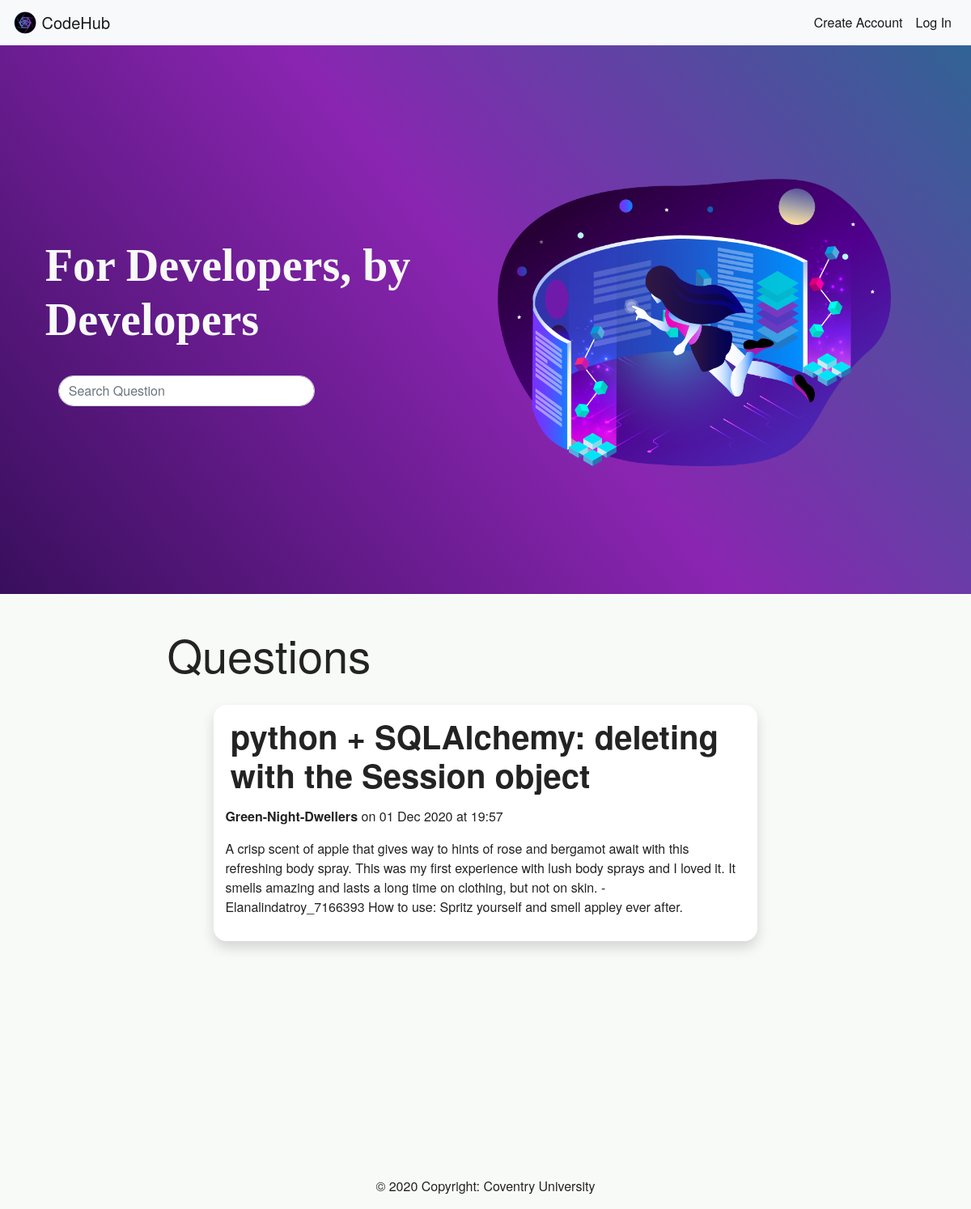
Before: / with the older database file.
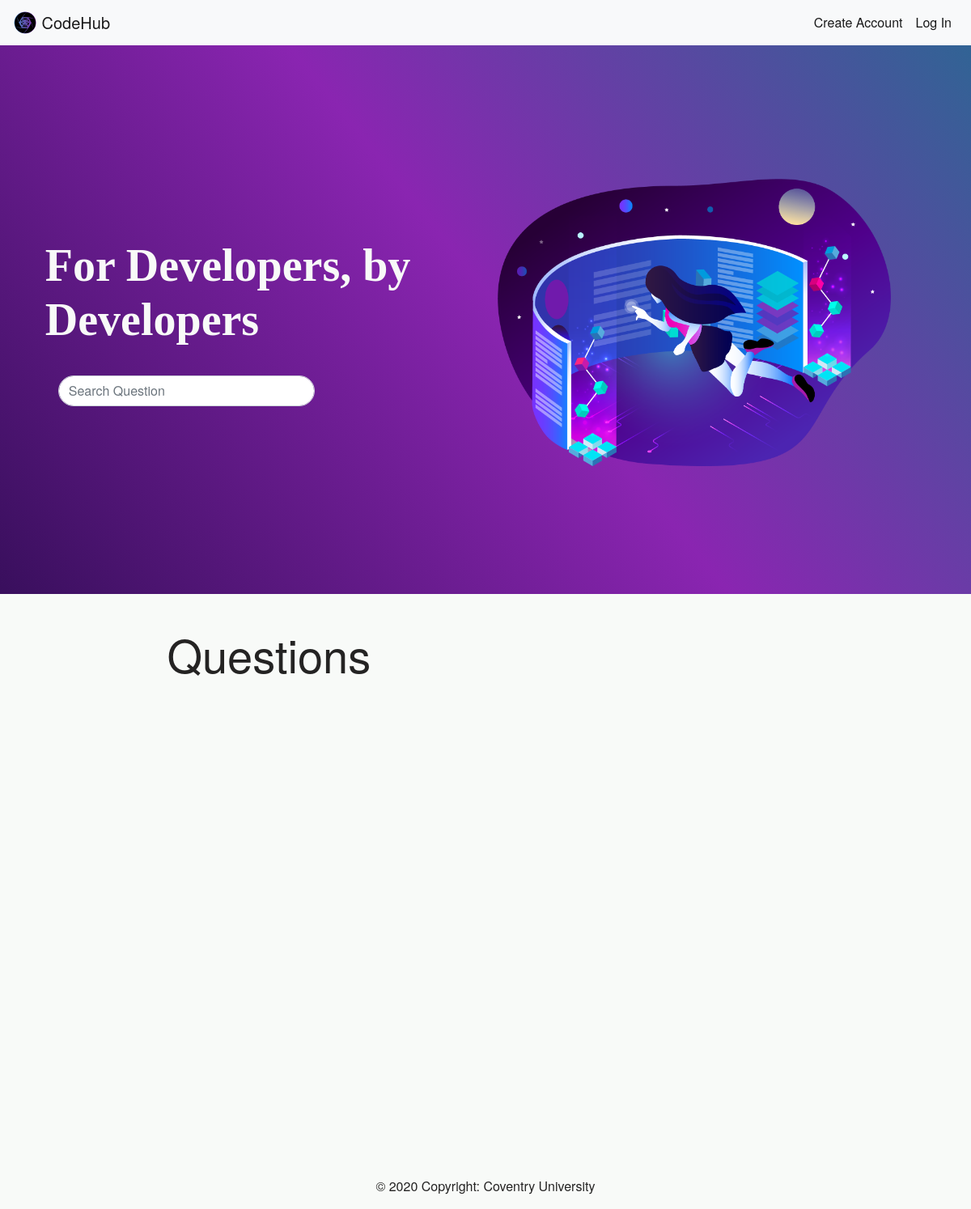
After: the same page with the newer database file.
### app/models/models.py (models this page shows, shortened)
class Question(db.Model):
    question_id = db.Column(db.Integer, primary_key=True)
    title = db.Column(db.String(), unique=True, nullable=False)
    date = db.Column(db.DateTime, default=datetime.utcnow)
    content = db.Column(db.Text, nullable=True)
    user_id = db.Column(db.Integer, db.ForeignKey('user.user_id'), nullable=False)
    answer_id = db.relationship('Answer', cascade='all,delete', backref='question', lazy=True)

class User(db.Model, UserMixin):
    user_id = db.Column(db.Integer, primary_key=True)
    name = db.Column(db.String(80), unique=False, nullable=False)
    username = db.Column(db.String(80), unique=True, nullable=False)
    email = db.Column(db.String(120), unique=True, nullable=False)
    password = db.Column(db.String(120), nullable=False)
    email_confirmation = db.Column(db.Boolean(1), unique=False, default=False)
    admin = db.Column(db.Boolean(1), unique=False, default=False)
    question = db.relationship('Question', backref='author', lazy=True)
    answer = db.relationship('Answer', backref='author', lazy=True)

### app/main/routes.py (the view, shortened to what this page needs)
@home_blp.route('/',  methods=['GET', 'POST'])
def index():
    form = Questions_Form()
    questions = Question.query.all()
    return render_template('home/home.html', form=form, questions=questions)

### app/questions/forms/questions.py
class Questions_Form(FlaskForm):
    title = StringField('Title', validators=[DataRequired(), Length(max=1000)])
    content = TextAreaField('Question', validators=[DataRequired(), Length(max=2000)])
    submit = SubmitField('Post')

### app/templates/home/home.html (shortened to what this page needs)
{% extends 'base.html' %}
{% block body %}
    <div class="container">
        <div class="row home_banner">
            <div class="col-sm search_container">
                <div class="jumbotron jumbotron-fluid">
                    <h1 class="display-4">For Developers, by Developers</h1>
                    <form class="form-inline">
                        <input class="search_bar form-control form-control-md ml-3 w-75" type="text" placeholder="Search Question"
                        aria-label="Search">
                    </form>
                </div>
            </div>
            <figure id='banner_img' class="col-sm">
                <img src="/static/images/banner.png" alt="">
            </figure>
        </div>
    </div>
    <div class="home_feedArea col-container">
        <h1 id='question_search' class="display-4">Questions</h1>
        {% for question in  questions %}
            <div class="form-group shadow p-3 mb-5 bg-white rounded">
                <h1 id='title'><a href="/questions/{{ question.question_id }}">{{ question.title}}</a></h1>
                <p><b> {{ question.author.username }} </b>  on {{ question.date.strftime('%d %b %Y') }} at {{ question.date.strftime('%H:%M') }}</p>
                <p>{{ question.content }}</p>
            </div>
        {% endfor %}
    </div>
{% endblock %}

### app/templates/base.html (shortened to what this page needs)
<!DOCTYPE html>
<html lang="en">
<head>
    <link rel="stylesheet" href="https://cdn.jsdelivr.net/npm/bootstrap@4.5.3/dist/css/bootstrap.min.css"
>
    <link rel="stylesheet" href="{{ url_for('static', filename='main.css') }}">
</head>
<body>
    <header>
        <nav class="navbar navbar-expand-lg navbar-light bg-light">
            <div class="collapse navbar-collapse" id="navbarSupportedContent">
                <ul class="navbar-nav">
                    <a class="navbar-brand" href="/">
                        <img src="/static/images/logo.png" width="30" height="30" class="d-inline-block align-top" alt="" loading="lazy">
                        CodeHub
                    </a>
                </ul>
                <ul class="navbar-nav ml-auto">
                    {% if current_user.is_authenticated %}
                        <li class="nav-item dropdown">
                            <a class="nav-link " href="#" id="navbarDropdown" role="button"
                                data-toggle="dropdown" aria-haspopup="true" aria-expanded="false">
                                <img src="/static/images/menu.svg" width="23" height="23" class="d-inline-block align-top" alt="" loading="lazy">
                            </a>
                            <div class="dropdown-menu dropdown-menu-right" aria-labelledby="navbarDropdown">
                                <a class="menu_header nav-link">{{current_user.username}}'s Account</a>
                                <a class="menu_email nav-link">{{current_user.email}}</a>
                                <div class="dropdown-divider divider"></div>
                                <a class="dropdown-item" href="/{{ current_user.username }}/account">Account</a>
                                <a class="dropdown-item" href="/{{ current_user.username }}/questions">Your Questions</a>
                                <a class="dropdown-item" href="/{{ current_user.username }}/answers">Your Answers</a>
                                <div class="dropdown-divider"></div>
                                <a class="dropdown-item" href="/logout">Log Out</a>
                            </div>
                        </li>
                    {% else %}
                        <li class="nav-item active">
                            <a class="nav-link" href="/register">Create Account</a>
                        </li>
                        <li class="nav-item active">
                            <a class="nav-link" href="/login">Log In</a>
                        </li>
                    {% endif %}
                </ul>
            </div>
        </nav>
    </header>
    {% block body %}{% endblock %}
    <footer class="page-footer font-small blue fixed-bottom">
        <div class="footer-copyright text-center py-3">© 2020 Copyright:
            <a> Coventry University</a><br>
        </div>
    </footer>
</body>
</html>

### app/static/main.css (style rules this page uses)
body { margin: 0; font-family: "Helvetica Neue", Helvetica, Arial, sans-serif; color: rgb(36, 35, 35); background: no-repeat center center fixed linear-gradient(to top right, rgba(2,0,36,1) 0%, rgba(138,37,177,1) 63%, rgba(47,101,148,1) 99%) !important; background-repeat: no-repeat; -webkit-background-size: cover; -moz-background-size: cover; -o-background-size: cover; background-size: cover; height: 95vh; }
.home_feedArea { background-color: #f8faf8; padding: 1% 10%; min-width: 50% !important; }
.home_feedArea>#question_search { margin: 3% 9% !important; }
.jumbotron { margin-left: 2%; padding-top: 10%; padding-right: 0% !important; background-color: transparent !important; align-content: center; }
.jumbotron>h1 { color: #f8faf8; padding-top: 5%; font-family: montserrat; font-weight: bold; }
footer, .feedArea, .reset_btn { background-color: #f8faf8; }
#banner_img>img { width: 90% !important; height: auto; margin: 10%; margin-left: 0% !important; align-items: center; }
.col-container, .feedArea { min-height: 100%; }
.search_bar { margin-top: 5%; border-radius: 25px !important; align-content: center !important; width: 60% !important; margin-left: 0% !important; }
.home_banner { margin-top: 10% !important; margin-bottom: 8% !important; }
.search_container { align-content: center !important; }

Changed rows visible on the page:
removed Question: title "python + SQLAlchemy: deleting with the Session object", author.username "Green-Night-Dwellers", date "01 Dec 2020", date "19:57", content "A crisp scent of apple that gives way to hints of rose and bergamot await with this refreshing body spray. This was my first experience with lush body sprays and I loved it. It smells amazing and lasts a long time on clothing, but not on skin. - Elanalindatroy_7166393 How to use: Spritz yourself and smell appley ever after."
